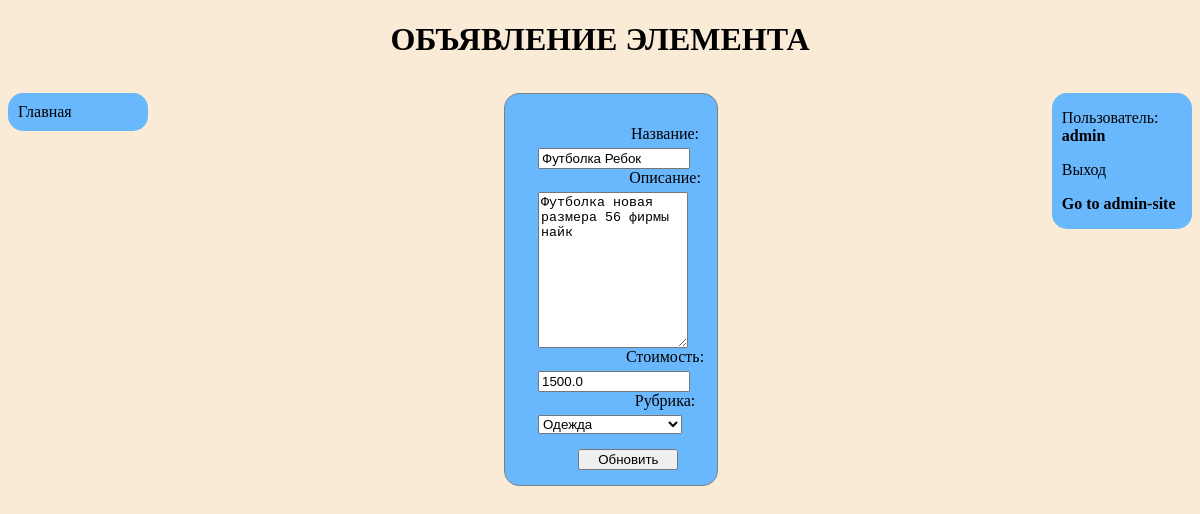
The app's page /bboard/update/7 (signed in) with its own data.
### myapp/models.py (models this page shows, shortened)
class Bb(models.Model):
    title = models.CharField(max_length=100, verbose_name='Название')
    content = models.TextField(verbose_name='Описание')
    price = models.FloatField(verbose_name='Стоимость',
                              validators=[validators.MinValueValidator(0, 'Цена не может быть меньше 0!')])
    published = models.DateTimeField(verbose_name='Дата публикации', auto_now_add=True, db_index=True)
    rublic = models.ForeignKey('Rublic', on_delete=models.PROTECT, null=True, verbose_name='Рубрика')
    class Meta:
        verbose_name_plural = 'Объявления'
        verbose_name = 'Объявление'
        ordering = ['-published', 'title']

### myapp/views.py (the view)
# urls.py: path('update/<int:pk>', views.BbUpdateView.as_view(), name='update'),
class BbUpdateView(LoginRequiredMixin, UpdateView):
    form_class = BbForm
    template_name = 'myapp/update.html'
    success_url = reverse_lazy('myapp:main')
    model = Bb
    def get_context_data(self, **kwargs):
        context = super().get_context_data(**kwargs)
        context['rublics'] = Rublic.objects.all()
        return context

### myapp/forms.py
class BbForm(ModelForm):
    class Meta:
        model = Bb
        fields = ('title', 'content', 'price', 'rublic')

### myapp/models.py (called while the page is built)
    def __str__(self):
        return self.name

### myapp/templates/myapp/update.html (shortened to what this page needs)
{% extends "layout/form_template.html" %}
{% block title_h1 %}Объявление{% endblock title_h1 %}
{% block button %}"Обновить"{% endblock %}

### myapp/templates/layout/form_template.html (shortened to what this page needs)
{% load static %}
<!DOCTYPE html>
<head>
    <link type="text/css" rel="stylesheet" href="{% static 'myapp/board.css' %}">
</head>
<body>
    <h1>{% block title_h1 %}{% endblock title_h1 %} элемента</h1>
    <div class="left_block">
        <a class="changeable_in_blue" href="{% url 'myapp:main' %}">Главная</a><br>
    </div>
     {% include "layout/user_info.html" %}
    <div class="d_form">
        <form method="post">
            {{form.as_p}}
            <input type="submit" value={% block button %}{% endblock %}>
        </form>
    </div>
</body>
</html>

### myapp/templates/layout/user_info.html
<div class="right_block">
    {% if user.is_authenticated %}
        <p>Пользователь: <b>{{ user.username }}</b></p>
        <p><a class="changeable_in_blue" href="{% url 'logout' %}">Выход</a></p>
        {% if user.username == "admin" %}
            <p><b><a class="changeable_in_blue" href="http://127.0.0.1:8000/admin/">Go to admin-site</a></b></p>
        {% endif %}
    {% else %}
        <p>Пользователь: <b>гость</b></p>
        <p><a class="changeable_in_blue" href="{% url 'login' %}">Вход</a></p>
    {% endif %}
</div>

### myapp/static/myapp/board.css (style rules this page uses)
h1, h2 { text-align: center; text-transform: uppercase; margin-bottom: 35px; }
h1 { clear: both; }
a { text-decoration: none; color: black; transition: color 0.5s ease-in-out; }
body { background-color: antiquewhite; font-family: Georgia, 'Times New Roman', Times, serif; }
.left_block { width: 11%; float: left; background-color: rgb(105, 184, 253); margin-right: 10px; padding: 10px 0 10px 10px; border-radius: 15px; }
.right_block { width: 11%; float: right; background-color: rgb(105, 184, 253); padding: 0 0 0 10px; border-radius: 15px; margin-bottom: 15px; clear: right; }
.d_form { position: absolute; background-color: rgb(105, 184, 253); border-radius: 15px; border: grey solid 1.5px; padding: 15px 10px 15px 10px; left: 42%; width: 16%; }
label { clear:both; float:left; text-align: center; width: 300px; margin-bottom: 5px; }
input, textarea, select, img { clear:both; float:left; margin-left: 12%; width: 75%; }
input[type=submit] { clear:both; float:left; margin-left: 33%; margin-top: 15px; width: 100px; }

### records on screen
Bb: title "Футболка Ребок", content "Футболка новая размера 56 фирмы найк", price "1500.0", rublic "Одежда"

### other values on screen
{{ user.username }} "admin"
